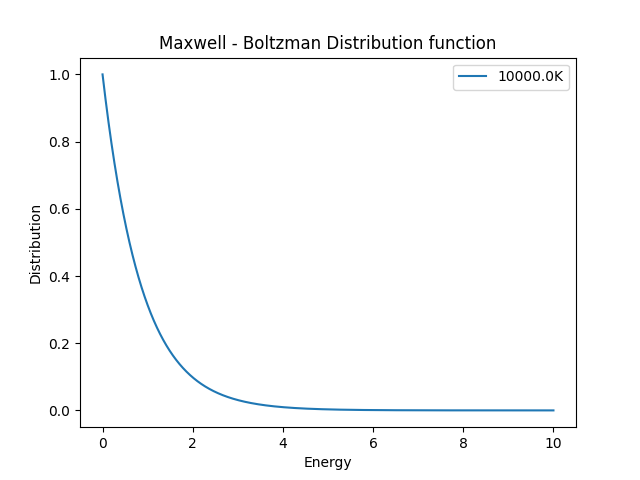

The script that drew this image:
from matplotlib import pyplot as plt
import numpy as np
from scipy import constants

x = np.linspace(0, 10, 10000)

# Maxwell Boltzman distribution
T = 10000.0
k = constants.k
kev = k/constants.e
y = np.exp(-x/(kev*T))
# Note that even in the OO-style, we use `.pyplot.figure` to create the figure.
fig, ax = plt.subplots()  # Create a figure and an axes.
ax.plot(x, y, label= str(T) + 'K')  # Plot some data on the axes.
# Plot more data on the axes...
ax.set_xlabel("Energy")  # Add an x-label to the axes.
ax.set_ylabel("Distribution")  # Add a y-label to the axes.
ax.set_title("Maxwell - Boltzman Distribution function")  # Add a title to the axes.
ax.legend()  # Add a legend.
plt.show()
